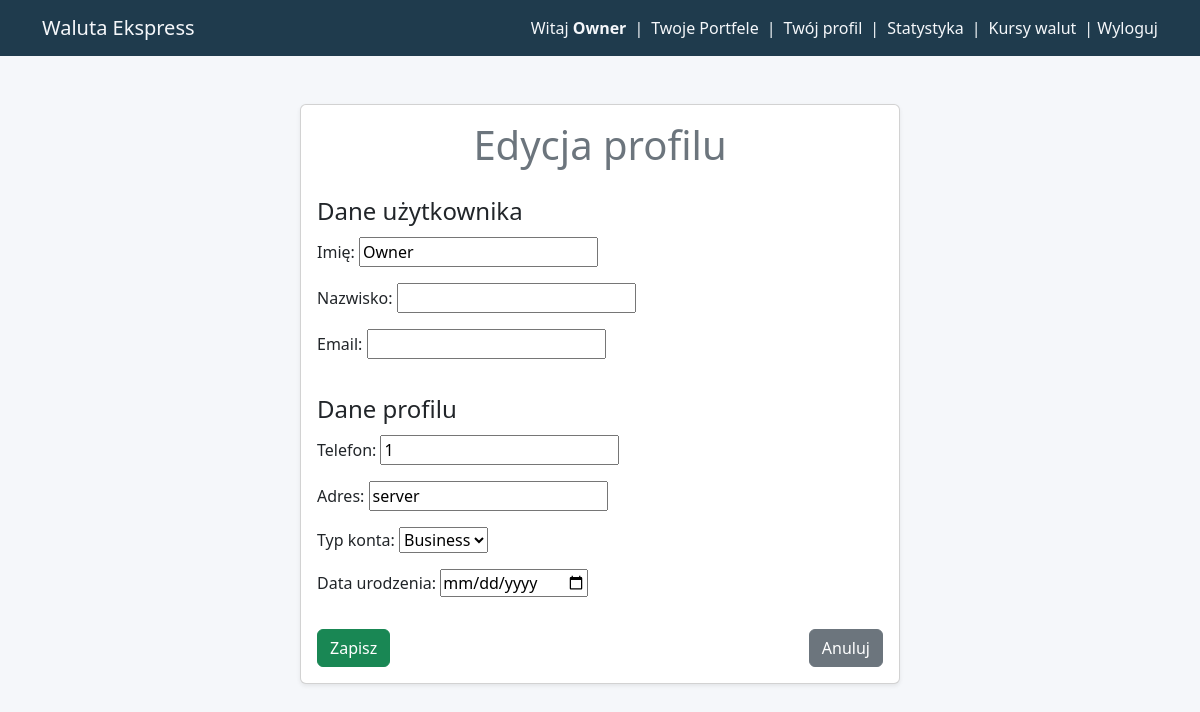
/profile/edit/ (signed in), run on the app's committed database.
### apps/backend_brokers/models.py (models this page shows, shortened)
class Profile(models.Model):
    user = models.OneToOneField(User, on_delete=models.CASCADE)
    phone_number = models.CharField(max_length=20, blank=True)
    address = models.CharField(max_length=255, blank=True)
    account_type = models.CharField(
        max_length=20, choices=ACCOUNT_CHOICES, default="personal"
    )
    date_of_birth = models.DateField(null=True, blank=True)
    transaction_limit = models.PositiveIntegerField(default=10)
    wallet_limit = models.PositiveIntegerField(default=5)
    created_at = models.DateTimeField(auto_now_add=True)
    updated_at = models.DateTimeField(auto_now=True)

### apps/backend_brokers/views.py (the view, shortened to what this page needs)
# urls.py: path("profile/edit/", views.profile_edit, name="profile_edit"),
@login_required
def profile_edit(request):
    user_form = UserEditForm(instance=request.user)
    profile_form = ProfileEditForm(instance=request.user.profile)
    return render(
        request,
        "backend_brokers/profile_edit.html",
        {
            "uform": user_form,
            "pform": profile_form,
        },
    )

### apps/backend_brokers/forms.py (shortened to what this page needs)
class UserEditForm(forms.ModelForm):
    class Meta:
        model = User
        fields = ["first_name", "last_name", "email"]
        labels = {
            "first_name": "Imię",
            "last_name": "Nazwisko",
            "email": "Email",
        }

class ProfileEditForm(forms.ModelForm):
    class Meta:
        model = Profile
        fields = ["phone_number", "address", "account_type", "date_of_birth"]
        labels = {
            "phone_number": "Telefon",
            "address": "Adres",
            "account_type": "Typ konta",
            "date_of_birth": "Data urodzenia",
        }
        widgets = {
            "date_of_birth": forms.DateInput(attrs={"type": "date"}),
        }

### apps/backend_brokers/templates/backend_brokers/profile_edit.html (shortened to what this page needs)
{% extends 'backend_brokers/base.html' %}
{% block content %}
<div class="container mt-5">
    <div class="card shadow-sm mx-auto" style="max-width: 600px;">
        <div class="card-body">
            <h1 class="card-title text-center mb-4" style="color: #6c757d;">Edycja profilu</h1>
            <form method="post">
                <fieldset class="mb-3">
                    <legend>Dane użytkownika</legend>
                    {{ uform.as_p }}
                </fieldset>
                <fieldset class="mb-3">
                    <legend>Dane profilu</legend>
                    {{ pform.as_p }}
                </fieldset>
                <div class="d-flex justify-content-between">
                    <button type="submit" class="btn btn-success">Zapisz</button>
                    <a href="{% url 'profile' %}" class="btn btn-secondary">Anuluj</a>
                </div>
            </form>
        </div>
    </div>
</div>
{% endblock %}

### apps/backend_brokers/templates/backend_brokers/base.html (shortened to what this page needs)
<!DOCTYPE html>
{% load static %}
<html lang="pl">
<head>
    <link href="https://cdn.jsdelivr.net/npm/bootstrap@5.3.2/dist/css/bootstrap.min.css" rel="stylesheet">
    <link rel="stylesheet" href="{% static 'backend_brokers/css/style.css' %}">
</head>
<body>
<nav class="navbar navbar-expand-lg navbar-custom">
  <div class="container">
    <a class="navbar-brand" href="{% url 'home' %}">Waluta Ekspress</a>
    <div class="collapse navbar-collapse justify-content-end">
        {% if user.is_authenticated and user.profile %}
            Witaj&nbsp;<strong class="me-2">{{ user.first_name }}</strong>|
            <a class="nav-link d-inline mx-2" href="{% url 'wallets' %}">Twoje Portfele</a>|
            <a class="nav-link d-inline mx-2" href="{% url 'profile' %}">Twój profil</a>|
            <a class="nav-link d-inline mx-2" href="{% url 'stats_dashboard' %}">Statystyka</a>|
            <a class="nav-link d-inline mx-2" href="{% url 'exchange_rates' %}">Kursy walut</a>|
            <form action="{% url 'logout' %}" method="post" class="d-inline">
                <button type="submit" class="logout-btn">&nbsp;Wyloguj</button>
            </form>
        {% else %}
            <a class="btn btn-success btn-sm me-2" href="{% url 'register' %}">Zarejestruj się</a>
            <a class="btn btn-secondary btn-sm" href="{% url 'login' %}">Zaloguj się</a>
        {% endif %}
    </div>
  </div>
</nav>
<div class="container mt-5">
    {% block content %}{% endblock %}
</div>
</body>
</html>

### apps/backend_brokers/templates/backend_brokers/base.html (style rules this page uses)
body { background-color: #f5f7fa; color: #333; }
.navbar-custom { background-color: #1f3b4d; color: #f5f7fa; }
.navbar-custom .navbar-brand, .navbar-custom .nav-link, .navbar-custom button { color: #f5f7fa; }
button.logout-btn { background: none; border: none; color: inherit; padding: 0; margin: 0; }

### data on the page
Profile: phone_number "1", address "server", account_type "Business"

### other printed values
{{ user.first_name }} "Owner"
